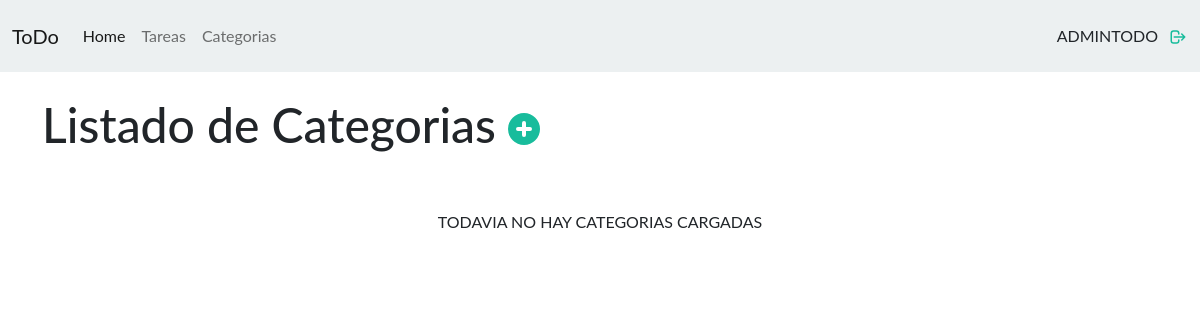
/categories/ (signed in), run on an earlier commit of the app's database.
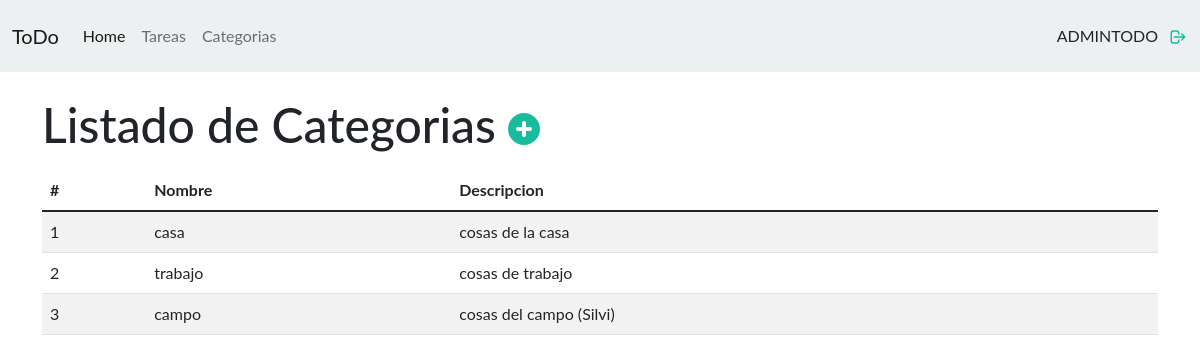
And on a later commit of the database.
### apps/app/models.py (models this page shows, shortened)
class Category(models.Model):
    name=models.CharField(max_length=50)
    description=models.TextField()

### apps/app/views.py (the view)
# urls.py: path('categories/', login_required(views.Categories), name='categories'),
def Categories(request):
    categoriesList = Category.objects.all();
    return render(request, 'listCategories.html', { 'listCat': categoriesList})

### apps/app/templates/listCategories.html
{% extends "./base.html" %}
{% block body %}
<div class="">
    <div class="d-flex align-items-center">
        <h1>Listado de Categorias</h1>
        <div class="mx-2">
            <a href="{% url 'addCategory' %}">
            <svg xmlns="http://www.w3.org/2000/svg" class="" style="height: 40px;" viewBox="0 0 20 20" fill="currentColor">
                <path fill-rule="evenodd" d="M10 18a8 8 0 100-16 8 8 0 000 16zm1-11a1 1 0 10-2 0v2H7a1 1 0 100 2h2v2a1 1 0 102 0v-2h2a1 1 0 100-2h-2V7z" clip-rule="evenodd" />
              </svg>
            </a>
        </div>
    </div>
    {% if listCat %}
    <div class="table-responsive py-2">
        <table class="table table-striped tablaG">
            <thead>
                <tr>
                    <th>#</th>
                    <th>Nombre</th>
                    <th>Descripcion</th>
                </tr>
            </thead>
            <tbody>
                {% for c in listCat %}
                <tr>
                    <td>{{ forloop.counter }}</td>
                    <td>{{ c.name }}</td>
                    <td>{{ c.description }}</td>
                </tr>
                {% endfor %}
            </tbody>
        </table>
    </div>
    {% else %}
    <div class="text-center mt-5">
        <p>TODAVIA NO HAY CATEGORIAS CARGADAS</p>
    </div>
    {% endif %}
</div>
{% endblock %}

### apps/app/templates/base.html (shortened to what this page needs)
<!doctype html>
<html lang="en">
<head>
    {% load static %}
    <link href="https://cdn.jsdelivr.net/npm/bootstrap@5.1.3/dist/css/bootstrap.min.css" rel="stylesheet">
    <link rel="stylesheet" href="{% static 'css/all.min.css' %}">
    <link rel="stylesheet" href="{% static 'css/bootwatch.css' %}">
</head>
<body>
    {% block nav %}{% include 'navbar.html' %}{% endblock nav %}
    <div class="container py-4">
        {% block body %}{% endblock %}
    </div>
</body>
</html>

### apps/app/templates/navbar.html (shortened to what this page needs)
{% block nav %}
<nav class="navbar navbar-expand-lg navbar-light bg-light">
    <div class="container-fluid">
      <a class="navbar-brand" href="#">ToDo</a>
      <div class="collapse navbar-collapse" id="navbarTogglerDemo02">
        <ul class="navbar-nav me-auto mb-2 mb-lg-0">
          <li class="nav-item">
            <a class="nav-link active" aria-current="page" href="{% url 'home' %}">Home</a>
          </li>
          <li class="nav-item {% if request.path == url %}active{% endif %}">
            <a href="{% url 'tasks' %}" class="nav-link">Tareas</a>
          </li>
          <li class="nav-item {% if request.path == url %}active{% endif %}">
            <a href="{% url 'categories' %}" class="nav-link ">Categorias</a>
          </li>
        </ul>
        <div class="d-flex">
            {% if user.is_authenticated %}
            <span class="text-uppercase">{{ user.username }}</span>
            <a style="margin-left: 10px; padding-bottom: 1px;"  href="{% url 'logout' %}">
                <svg height="18px" width="20px" fill="none" stroke="currentColor" viewBox="0 0 24 24" xmlns="http://www.w3.org/2000/svg">
                    <path stroke-linecap="round" stroke-linejoin="round" stroke-width="2" d="M17 16l4-4m0 0l-4-4m4 4H7m6 4v1a3 3 0 01-3 3H6a3 3 0 01-3-3V7a3 3 0 013-3h4a3 3 0 013 3v1">
                    </path>
                </svg>
            </a>
            {% else %}
              <a class="btn btn-info" href="{% url 'login' %}">Iniciar Sesion</a>
            {% endif %}
        </div>
      </div>
    </div>
  </nav>
{% endblock %}

What changed in the data, as far as the page shows it:
added Category: name "casa", description "cosas de la casa"
added Category: name "trabajo", description "cosas de trabajo"
added Category: name "campo", description "cosas del campo (Silvi)"
Also different on the page:
text no longer shown: "TODAVIA NO HAY CATEGORIAS CARGADAS"
text now shown: "# Nombre Descripcion"
